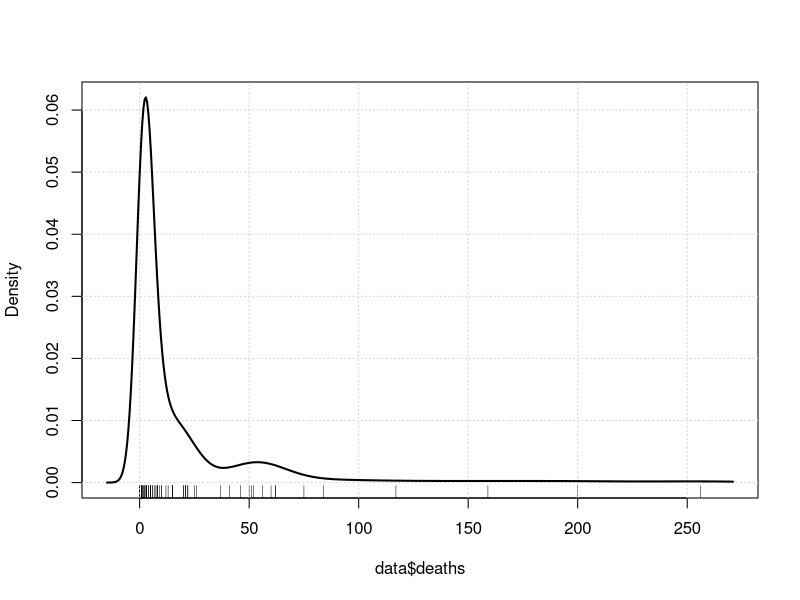
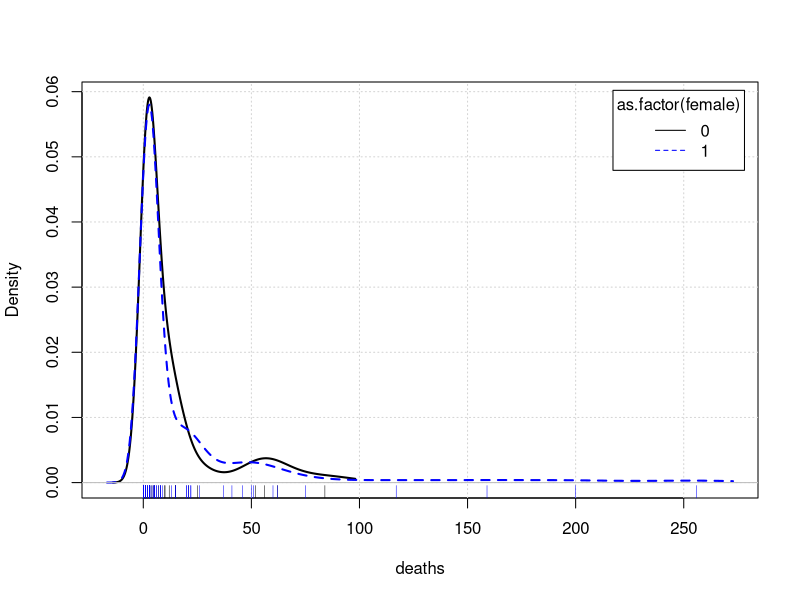
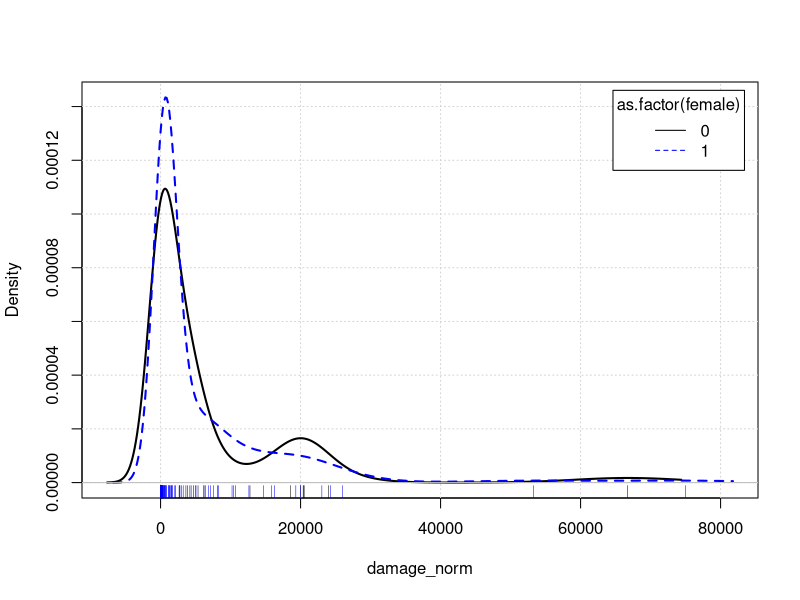
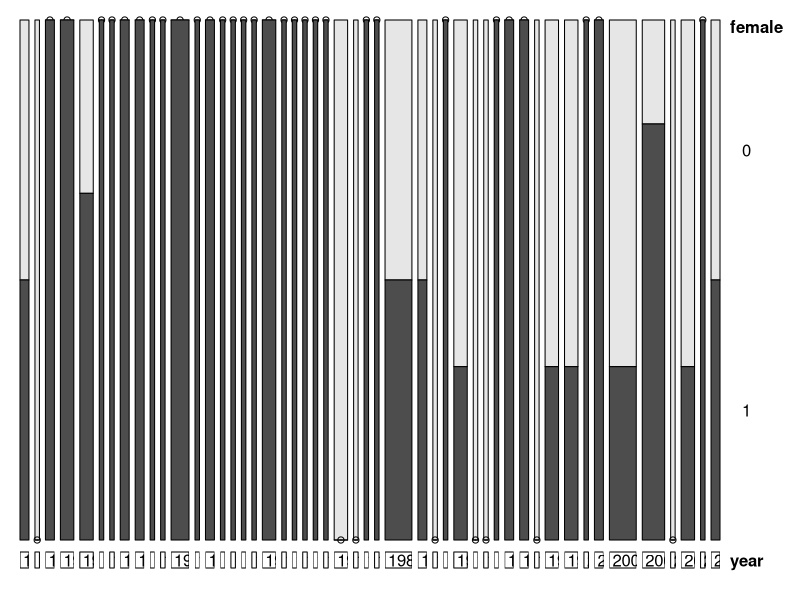

Write the R code that produced these figures, in order. (Note: this script raises an error after producing the figures.)
# setwd("C:\\Users\\kswad\\OneDrive\\?f?X?N?g?b?v\\?Z?p?͋???_???v????\\51_???̓X?N???v?g\\z_for_demo_uncompleted\\hurricanes")
setwd("/home/kswada/kw/R_statistical_analysis_by_data/hurricanes")

packages <- c("dplyr")

purrr::walk(packages, library, character.only = TRUE, warn.conflicts = FALSE)



# ------------------------------------------------------------------------------
# data:  Hurricanes
# ------------------------------------------------------------------------------

# data("Hurricanes", package = "rethinking")

data <- read.csv(file = "Hurricanes.txt", header = T, sep = "\t")


dim(data)


str(data)



car::some(data)




# ------------------------------------------------------------------------------
# Data exploration:  data distribution
# ------------------------------------------------------------------------------


summary(data)




# ----------
psych::describe(data)




# ----------
car::densityPlot(data$deaths)


car::densityPlot(deaths ~ as.factor(female), data = data)


car::densityPlot(damage_norm ~ as.factor(female), data = data)




# ----------
table(data$year)

vcd::doubledecker(xtabs(~ year + female, data = data))



# ----------
xyplot(min_pressure ~ year | as.factor(female), 
       data = data, cex = 1.2, pch = 20)


xyplot(deaths ~ year | as.factor(female), 
       data = data, cex = 1.2, pch = 20)



# --> femininity spreads after 1980
xyplot(femininity ~ year, 
       data = data, cex = 1.2, pch = 20)


